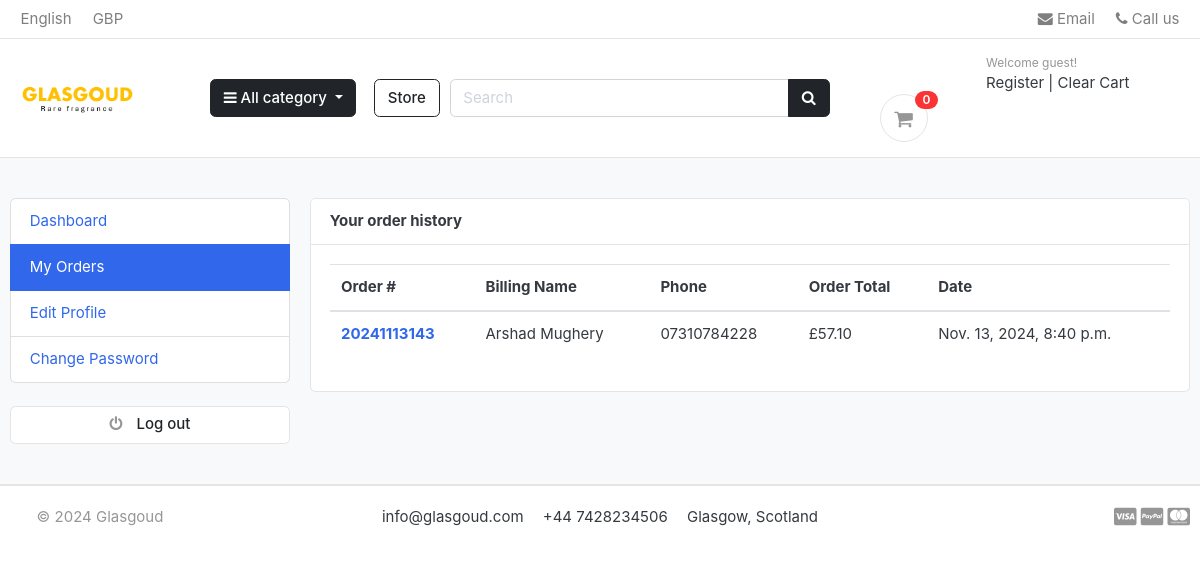
The page /accounts/my_orders/ (signed in) on the database its author committed.
### orders/models.py (models this page shows, shortened)
class Order(models.Model):
    STATUS = (
        ('New', 'New'),
        ('Processing', 'Processing'),
        ('Shipped', 'Shipped'),
        ('Refunded', 'Refunded'),
    )
    status = models.CharField(max_length=10, choices=STATUS, default='New')
    STATUS_CHOICES = STATUS
    user = models.ForeignKey(Account, on_delete=models.SET_NULL, null=True)
    payment = models.ForeignKey(Payment, on_delete=models.SET_NULL, null=True)
    order_number = models.CharField(max_length=20)
    first_name = models.CharField(max_length=50)
    last_name = models.CharField(max_length=50)
    phone = models.CharField(max_length=15)
    email = models.EmailField(max_length=50)
    address_line_1 = models.CharField(max_length=50)
    address_line_2 = models.CharField(max_length=50, blank=True)
    country = models.CharField(max_length=50)
    state = models.CharField(max_length=50, blank=True)
    city = models.CharField(max_length=50)
    post_code = models.CharField(max_length=10)
    order_note = models.CharField(max_length=100, blank=True)
    order_total = models.DecimalField(max_digits=10, decimal_places=2)
    weight_total = models.FloatField(blank=True)
    tax = models.DecimalField(max_digits=10, decimal_places=2)
    status = models.CharField(max_length=10, choices=STATUS, default='New')
    ip = models.CharField(blank=True, max_length=20)
    is_ordered = models.BooleanField(default=False)
    created_at = models.DateTimeField(auto_now_add=True)
    updated_at = models.DateTimeField(auto_now=True)
    def full_name(self):
        return f'{self.first_name} {self.last_name}'

### accounts/views.py (the view)
# urls.py: path('my_orders/', views.my_orders, name='my_orders'),
@ login_required(login_url='login')
def my_orders(request):
    order = Order.objects.filter(
        user=request.user, is_ordered=True).order_by('-created_at')
    context = {
        'orders': order,
    }
    return render(request, 'accounts/my_orders.html', context)

### carts/context_processors.py (called while the page is built)
def counter(request):
    cart_count = 0
    if 'admin' in request.path:
        return {}
    else:
        try:
            cart = Cart.objects.filter(cart_id=_cart_id(request))
            if request.user.is_authenticated:
                cart_items = CartItem.objects.all().filter(user=request.user)
            else:
                cart_items = CartItem.objects.all().filter(cart=cart[:1])
            for cart_item in cart_items:
                cart_count += cart_item.quantity
        except Cart.DoesNotExist:
            cart_count = 0
        return dict(cart_count=cart_count)

### carts/views.py (called while the page is built)
def _cart_id(request):
    cart = request.session.session_key
    if not cart:
        cart = request.session.create()
    return cart

### category/context_processors.py (called while the page is built)
def menu_links(request):
    links = Category.objects.all()
    return dict(links=links)

### category/models.py (called while the page is built)
    def get_url(self):
        return reverse('products_by_category', args=[self.slug])

### templates/accounts/my_orders.html (shortened to what this page needs)
{% extends 'base.html' %}
{% block content %}
<section class="section-conten padding-y bg">
    <div class="container">
        <div class="row">
         {% include 'includes/dashboard_sidebar.html' %}
        <main class="col-md-9">
            <article class="card">
            <header class="card-header">
                <strong class="d-inline-block mr-3">Your order history</strong>
            </header>
            <div class="card-body">
                <div class="row">
                    <div class="col-md-12">
                        <table class="table table-hover">
                            <thead>
                              <tr>
                                <th scope="col">Order #</th>
                                <th scope="col">Billing Name</th>
                                <th scope="col">Phone</th>
                                <th scope="col">Order Total</th>
                                <th scope="col">Date</th>
                              </tr>
                            </thead>
                            <tbody>
                                {% for order in orders %}
                                <tr>
                                    <th scope="row"><a href="{% url 'order_detail' order.order_number %}">{{order.order_number}}</a></th>
                                    <td>{{order.full_name}}</td>
                                    <td>{{order.phone}}</td>
                                    <td>£{{order.order_total}}</td>
                                    <td>{{order.created_at}}</td>
                                </tr>
                                {% endfor %}
                            </tbody>
                          </table>
                    </div>
                </div>
            </div>
            </article>
        </main>
    </div>
    </div>
    </section>
{% endblock %}

### static/css/ui.css (style rules this page uses)
html { font-family: "Inter", sans-serif; font-size: 15px; }
.padding-y { padding-top: 40px; padding-bottom: 40px; }
article:after, .form-group:after { display: block; clear: both; content: ""; }
.bg { background-color: #f8f9fa; }

### rows shown on the page
Order: order_number "20241113143", full_name "Arshad Mughery", phone "07310784228", order_total "57.10", created_at "Nov. 13, 2024, 8:40 p.m."

### other values the page prints
{{ cart_count }} "0"
